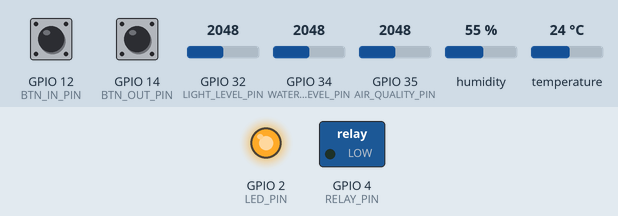
Simulated run of this program. Board: ESP32. On the bench: switched loads named in the program (green lamp = pin HIGH), output pins drawn as LEDs (lit = HIGH). The test bench sets the inputs (shaded band); at power-on: GPIO 34 (WATER_LEVEL_PIN) = 2048, GPIO 32 (LIGHT_LEVEL_PIN) = 2048, GPIO 12 (BTN_IN_PIN) HIGH, GPIO 14 (BTN_OUT_PIN) HIGH, GPIO 35 (AIR_QUALITY_PIN) = 2048, humidity 55 %, temperature 24 °C. WiFi joins after 1.5 s; servers stay silent unless stated; the Firebase database answers and starts empty.

Above: at 3.4 s.
3.5 s: GPIO 34 (WATER_LEVEL_PIN) set to 2794
7.7 s: GPIO 34 (WATER_LEVEL_PIN) set to 2937
At 12.7 s:
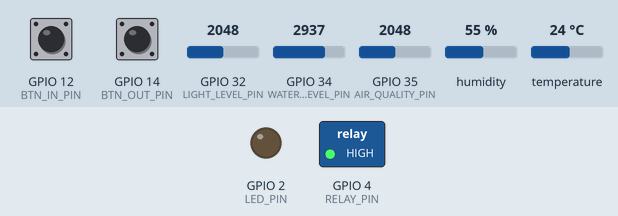
13.2 s: GPIO 32 (LIGHT_LEVEL_PIN) set to 1685
18.1 s: GPIO 32 (LIGHT_LEVEL_PIN) set to 1604
At 23.4 s:
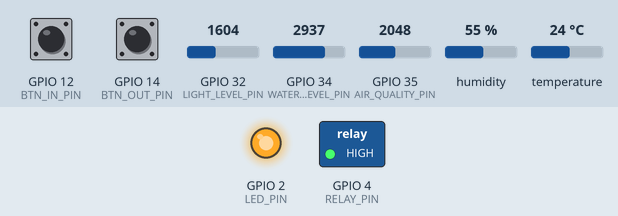
23.7 s: GPIO 32 (LIGHT_LEVEL_PIN) set to 2866
At 28.5 s:
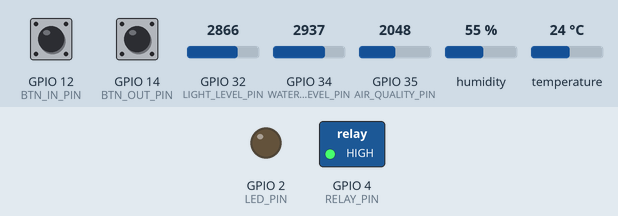
29.1 s: GPIO 32 (LIGHT_LEVEL_PIN) set to 1228
At 33.6 s:
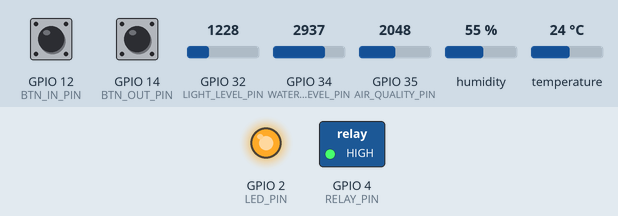
Timing chart, 0 to 35.1 s (numbered marks = the images above; inputs shaded):
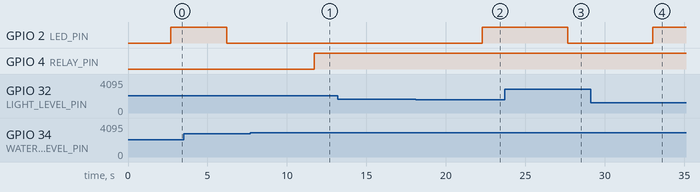

Measured:
- the behaviour switches between 2866 and 2867 on GPIO 34 (WATER_LEVEL_PIN) (found by bisection; images 0 and 1)
- the behaviour switches between 1638 and 1637 on GPIO 32 (LIGHT_LEVEL_PIN) (found by bisection; images 1 and 2)
- after the input at 7.7 s, GPIO 4 (RELAY_PIN): LOW → HIGH after 4.0 s
- after the input at 13.2 s, every drawn part: stays the same
- after the input at 18.1 s, GPIO 2 (LED_PIN): LOW → HIGH after 4.2 s
- after the input at 23.7 s, GPIO 2 (LED_PIN): HIGH → LOW after 4.0 s
- after the input at 29.1 s, GPIO 2 (LED_PIN): LOW → HIGH after 3.9 s

The program:

main.cpp
```cpp
#include <WiFi.h>
#include <Firebase_ESP_Client.h>
#include "DHTesp.h"

#include "addons/TokenHelper.h"
#include "addons/RTDBHelper.h"

#define WIFI_SSID "Wokwi-GUEST"
#define WIFI_PASSWORD ""
#define API_KEY "AIzaSyC4U6PA-b08ARNxZuy5OOU9gFMsa-gGCKw"
#define DATABASE_URL "iot-smartcity-full-default-rtdb.asia-southeast1.firebasedatabase.app"

#define DHT_PIN 15
#define BTN_IN_PIN 12
#define BTN_OUT_PIN 14
#define LED_PIN 2
#define RELAY_PIN 4
#define WATER_LEVEL_PIN 34
#define AIR_QUALITY_PIN 35
#define LIGHT_LEVEL_PIN 32

FirebaseData fbdo;
FirebaseAuth auth;
FirebaseConfig config;
DHTesp dht;

unsigned long prevMillisSensors = 0;
unsigned long prevMillisControl = 0;
const long intervalSensors = 5000;
const long intervalControl = 1000;

int parkingSlots = 50;
bool lastBtnInState = HIGH;
bool lastBtnOutState = HIGH;
int waterLevelPct = 0;
int airQualityIdx = 0;
int lightLevelPct = 0;

void handleParking();
void updateSensors();
void controlDevices();
int readPercent(int pin);
bool readModeValue(const String &path, bool fallback);

void setup()
{
  pinMode(BTN_IN_PIN, INPUT_PULLUP);
  pinMode(BTN_OUT_PIN, INPUT_PULLUP);
  pinMode(LED_PIN, OUTPUT);
  pinMode(RELAY_PIN, OUTPUT);

  dht.setup(DHT_PIN, DHTesp::DHT22);

  WiFi.begin(WIFI_SSID, WIFI_PASSWORD);
  while (WiFi.status() != WL_CONNECTED)
  {
    delay(500);
  }

  config.api_key = API_KEY;
  config.database_url = DATABASE_URL;
  config.signer.test_mode = true;

  Firebase.begin(&config, &auth);
  Firebase.reconnectWiFi(true);

  Firebase.RTDB.setInt(&fbdo, "smartcity/sensors/parking", parkingSlots);
  Firebase.RTDB.setString(&fbdo, "smartcity/devices/street_light", "OFF");
  Firebase.RTDB.setString(&fbdo, "smartcity/devices/water_pump", "OFF");
  Firebase.RTDB.setBool(&fbdo, "smartcity/modes/street_light_auto", true);
  Firebase.RTDB.setBool(&fbdo, "smartcity/modes/pump_auto", true);
}

void loop()
{

  handleParking();

  if (Firebase.ready())
  {
    unsigned long currentMillis = millis();

    if (currentMillis - prevMillisSensors >= intervalSensors)
    {
      prevMillisSensors = currentMillis;
      updateSensors();
    }

    if (currentMillis - prevMillisControl >= intervalControl)
    {
      prevMillisControl = currentMillis;
      controlDevices();
    }
  }
}

void handleParking()
{
  bool currentBtnIn = digitalRead(BTN_IN_PIN);
  bool currentBtnOut = digitalRead(BTN_OUT_PIN);

  if (currentBtnIn == LOW && lastBtnInState == HIGH && parkingSlots > 0)
  {
    parkingSlots--;
    Firebase.RTDB.setInt(&fbdo, "smartcity/sensors/parking", parkingSlots);
  }

  if (currentBtnOut == LOW && lastBtnOutState == HIGH && parkingSlots < 50)
  {
    parkingSlots++;
    Firebase.RTDB.setInt(&fbdo, "smartcity/sensors/parking", parkingSlots);
  }

  lastBtnInState = currentBtnIn;
  lastBtnOutState = currentBtnOut;
}

void updateSensors()
{
  TempAndHumidity data = dht.getTempAndHumidity();

  waterLevelPct = readPercent(WATER_LEVEL_PIN);
  airQualityIdx = readPercent(AIR_QUALITY_PIN);
  lightLevelPct = readPercent(LIGHT_LEVEL_PIN);

  if (dht.getStatus() == DHTesp::ERROR_NONE)
  {
    Firebase.RTDB.setFloat(&fbdo, "smartcity/sensors/temperature", data.temperature);
    Firebase.RTDB.setFloat(&fbdo, "smartcity/sensors/humidity", data.humidity);
  }

  Firebase.RTDB.setInt(&fbdo, "smartcity/sensors/water_level_pct", waterLevelPct);
  Firebase.RTDB.setInt(&fbdo, "smartcity/sensors/air_quality_idx", airQualityIdx);
  Firebase.RTDB.setInt(&fbdo, "smartcity/sensors/light_level_pct", lightLevelPct);
}

void controlDevices()
{
  bool streetLightAuto = readModeValue("smartcity/modes/street_light_auto", true);
  bool pumpAuto = readModeValue("smartcity/modes/pump_auto", true);

  if (streetLightAuto)
  {
    String nextStreetState = lightLevelPct < 40 ? "ON" : "OFF";
    Firebase.RTDB.setString(&fbdo, "smartcity/devices/street_light", nextStreetState);
    digitalWrite(LED_PIN, nextStreetState == "ON" ? HIGH : LOW);
  }
  else if (Firebase.RTDB.getString(&fbdo, "smartcity/devices/street_light"))
  {
    digitalWrite(LED_PIN, fbdo.stringData() == "ON" ? HIGH : LOW);
  }

  if (pumpAuto)
  {
    String nextPumpState = waterLevelPct >= 70 ? "ON" : "OFF";
    Firebase.RTDB.setString(&fbdo, "smartcity/devices/water_pump", nextPumpState);
    digitalWrite(RELAY_PIN, nextPumpState == "ON" ? HIGH : LOW);
  }
  else if (Firebase.RTDB.getString(&fbdo, "smartcity/devices/water_pump"))
  {
    digitalWrite(RELAY_PIN, fbdo.stringData() == "ON" ? HIGH : LOW);
  }
}

int readPercent(int pin)
{
  int rawValue = analogRead(pin);
  int pct = map(rawValue, 0, 4095, 0, 100);
  if (pct < 0)
    return 0;
  if (pct > 100)
    return 100;
  return pct;
}

bool readModeValue(const String &path, bool fallback)
{
  if (Firebase.RTDB.getBool(&fbdo, path))
  {
    return fbdo.boolData();
  }

  if (Firebase.RTDB.getString(&fbdo, path))
  {
    String value = fbdo.stringData();
    value.toLowerCase();
    return value == "true" || value == "1" || value == "on";
  }

  return fallback;
}
```
